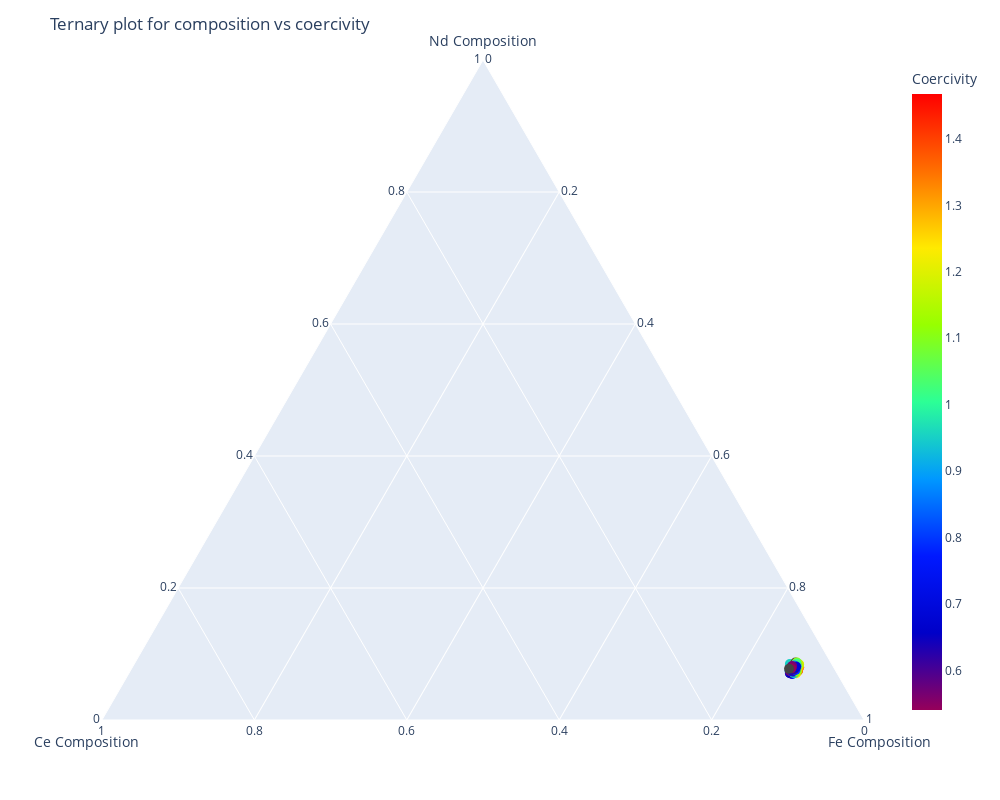

Source (notebook cell):
### Markdown cell above
Another example is a ternary plot for Nd, Ce and Fe composition vs coercivity. Here we are also using `pandas` so the data is reshaped to a 1D array first. You can then zoom on the plot with plotly using the zoom button on the top right corner of the figure.

### Code cell
# Ternary plot
import plotly.express as px
import pandas as pd

# Rescaling of the composition to at.%
Nd = (data["Nd Composition"].values*100).reshape(-1)
Ce = (data["Ce Composition"].values*100).reshape(-1)
Fe = (data["Fe Composition"].values*100).reshape(-1)
coercivity = data["coercivity_m0"].values.reshape(-1)
# Creating the dataframe from the data
df = pd.DataFrame({"Nd Composition": Nd, "Ce Composition": Ce, "Fe Composition": Fe, "Coercivity": coercivity})

fig = px.scatter_ternary(df, a='Nd Composition', b='Ce Composition', c='Fe Composition', color='Coercivity', color_continuous_scale='rainbow') # Using scatter_ternary from plotly
fig.update_layout(title="Ternary plot for composition vs coercivity", width=1000, height=800)
fig.update_traces(marker={'size': 10})

fig.show()

### Figure 1 — Plotly figure (JSON) as saved in the notebook; plotly's stock layout.template omitted (floating-point values rounded to 4 significant figures; data arrays with more than 128 entries replaced by an {"elided": "..."} marker saying what was removed)
{"data": [{"a": {"elided": "289 float values"}, "b": {"elided": "289 float values"}, "c": {"elided": "289 float values"}, "hovertemplate": "Nd Composition=%{a}<br>Ce Composition=%{b}<br>Fe Composition=%{c}<br>Coercivity=%{marker.color}<extra></extra>", "legendgroup": "", "marker": {"color": {"elided": "289 float values"}, "coloraxis": "coloraxis", "size": 10, "symbol": "circle"}, "mode": "markers", "name": "", "showlegend": false, "subplot": "ternary", "type": "scatterternary"}], "layout": {"coloraxis": {"colorbar": {"title": {"text": "Coercivity"}}, "colorscale": [[0, "rgb(150,0,90)"], [0.125, "rgb(0,0,200)"], [0.25, "rgb(0,25,255)"], [0.375, "rgb(0,152,255)"], [0.5, "rgb(44,255,150)"], [0.625, "rgb(151,255,0)"], [0.75, "rgb(255,234,0)"], [0.875, "rgb(255,111,0)"], [1, "rgb(255,0,0)"]]}, "height": 800, "legend": {"tracegroupgap": 0}, "margin": {"t": 60}, "ternary": {"aaxis": {"title": {"text": "Nd Composition"}}, "baxis": {"title": {"text": "Ce Composition"}}, "caxis": {"title": {"text": "Fe Composition"}}, "domain": {"x": [0, 1], "y": [0, 1]}}, "title": {"text": "Ternary plot for composition vs coercivity"}, "width": 1000}}
